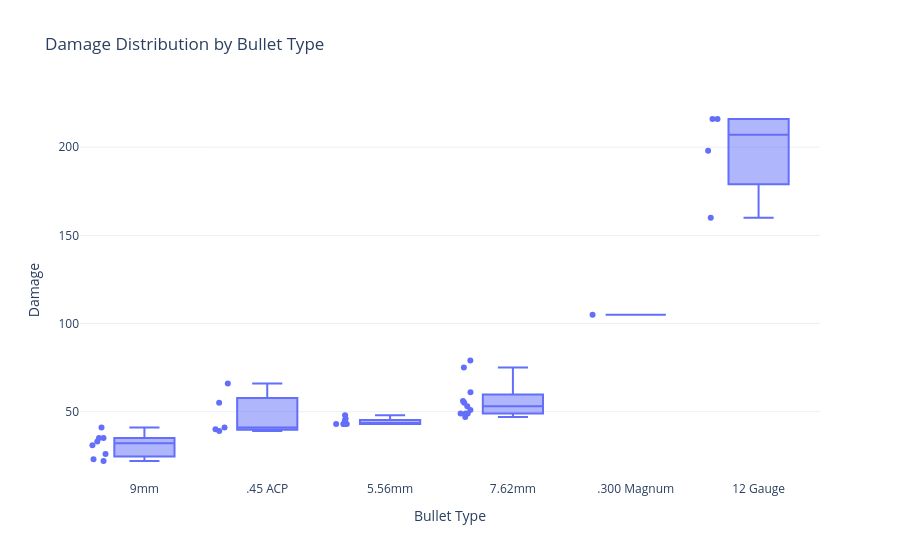

The cell this chart's notebook holds for it:
### Markdown cell above
Highest damage is inflicted by Shotguns while pistols and submachine guns has the lowest damage.

### Code cell
px.box(
    ammu.sort_values('Damage', ascending=True),
    x='Bullet Type',
    y='Damage',
    points = 'all',
    hover_name= 'Weapon Name',
    title='Damage Distribution by Bullet Type'
)

### Figure 1 — Plotly figure (JSON) as saved in the notebook; plotly's stock layout.template omitted (floating-point values rounded to 4 significant figures)
{"data": [{"alignmentgroup": "True", "boxpoints": "all", "hovertemplate": "<b>%{hovertext}</b><br><br>Bullet Type=%{x}<br>Damage=%{y}<extra></extra>", "hovertext": ["Skorpion", "P18C", "Uzi", "Vector", "MP5K", "P92", "PP-Bizon", "UMP45", "Thompson", "P1911", "VSS", "AUG A3", "OBZ", "G36C", "SCAR-L", "M16A4", "M416", "M249", "Mini14", "M762", "QBU", "MK47 Mutant", "Groza", "AKM", "DP-28", "SKS", "R45", "R1895", "SLR", "MK14", "Win94", "Kar98", "M24", "AWM", "Sawed-Off", "S12K", "S1897", "S686"], "legendgroup": "", "marker": {"color": "#636efa"}, "name": "", "notched": false, "offsetgroup": "", "orientation": "v", "showlegend": false, "type": "box", "x": ["9mm", "9mm", "9mm", "9mm", "9mm", "9mm", "9mm", ".45 ACP", ".45 ACP", ".45 ACP", "9mm", "5.56mm", "5.56mm", "5.56mm", "5.56mm", "5.56mm", "5.56mm", "5.56mm", "5.56mm", "7.62mm", "5.56mm", "7.62mm", "7.62mm", "7.62mm", "7.62mm", "7.62mm", ".45 ACP", "7.62mm", "7.62mm", "7.62mm", ".45 ACP", "7.62mm", "7.62mm", ".300 Magnum", "12 Gauge", "12 Gauge", "12 Gauge", "12 Gauge"], "x0": " ", "xaxis": "x", "y": [22, 23, 26, 31, 33, 35, 35, 39, 40, 41, 41, 43, 43, 43, 43, 43, 43, 45, 46, 47, 48, 49, 49, 49, 51, 53, 55, 55, 56, 61, 66, 75, 79, 105, 160, 198, 216, 216], "y0": " ", "yaxis": "y"}], "layout": {"boxmode": "group", "legend": {"tracegroupgap": 0}, "title": {"text": "Damage Distribution by Bullet Type"}, "xaxis": {"anchor": "y", "domain": [0, 1], "title": {"text": "Bullet Type"}}, "yaxis": {"anchor": "x", "domain": [0, 1], "title": {"text": "Damage"}}}}
